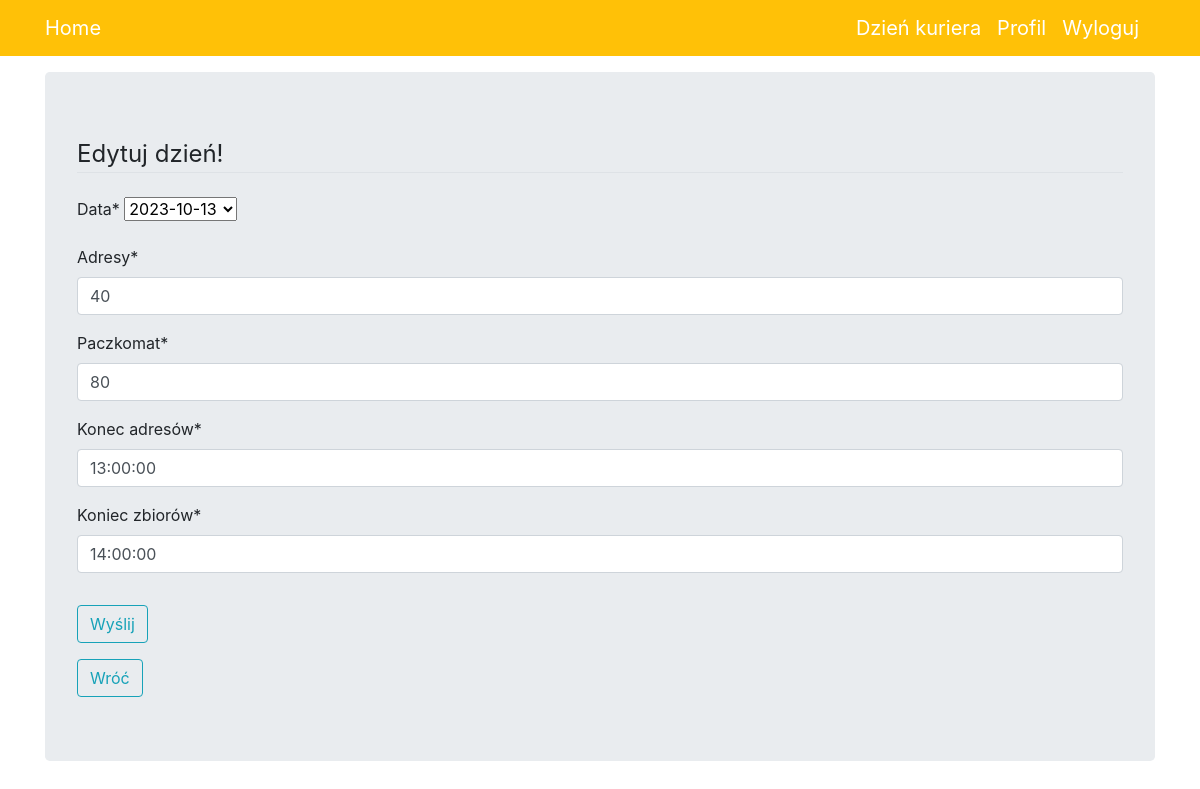
/courierday/update/11 (signed in), run on the app's committed database.
### courier/models.py (models this page shows, shortened)
class CourierDay(models.Model):
    user = models.ForeignKey(User, models.SET_NULL, null=True)
    packages = models.ForeignKey('FacilityPackages', models.SET_NULL, null=True, verbose_name="Data")
    addresses = models.IntegerField(verbose_name="adresy")
    machine = models.IntegerField(verbose_name="paczkomat")
    stops_end = models.TimeField(verbose_name="konec adresów")
    pickup_end = models.TimeField(verbose_name="koniec zbiorów")
    added = models.DateTimeField(auto_now_add=True, null=True)

### courier/views.py (the view)
# urls.py: path('courierday/update/<pk>', UpdateCourierDay.as_view(), name='update'),
class UpdateCourierDay(LoginRequiredMixin, UpdateView):
    template_name = 'edit_day.html'
    model = CourierDay
    form_class = CourierDayModelForm
    success_url = reverse_lazy('courier_day_view')

### courier/forms.py
class CourierDayModelForm(ModelForm):
    class Meta:
        model = CourierDay
        exclude = ['user']

### courier/models.py (called while the page is built)
    def __str__(self):
        return f'{self.date}'

### courier/templates/edit_day.html (shortened to what this page needs)
{% extends 'form.html' %}
{% load crispy_forms_tags %}
{% block content %}
<div class="jumbotron mt-3 mb-3">
    <div class="content-section">
        <form method="POST">
            <fieldset class="form-group">
                <legend class="border-bottom mb-4">Edytuj dzień!</legend>
                {{ form|crispy }}
            </fieldset>
            <div class="form-group">
                <button class="btn btn-outline-info" type="submit">Wyślij</button>
            </div>
        </form>
        <div>
            <a class="btn btn-outline-info" href="/courierday/">Wróć</a>
        </div>
    </div>
</div>
{% endblock %}

### data on the page
CourierDay: packages "2023-10-13", addresses "40", machine "80", stops_end "13:00:00", pickup_end "14:00:00"
